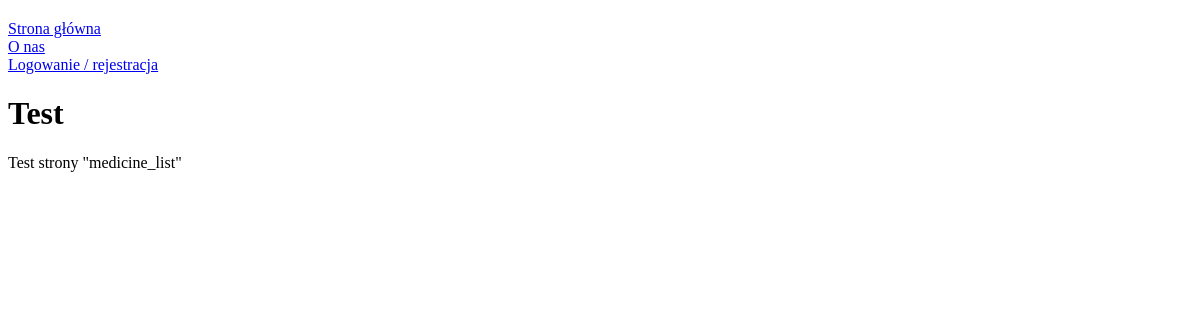
Page /medicine/medicine_list on the earlier database version.
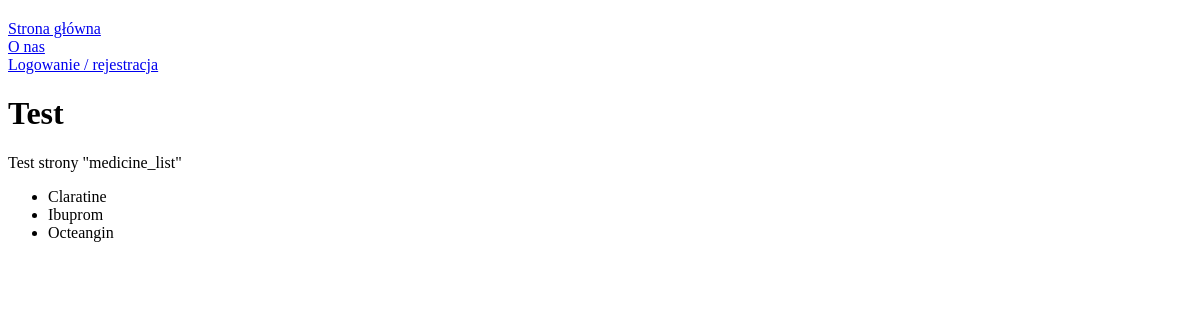
Same page on the later database version.
### medicine/models.py (models this page shows, shortened)
class Medicine(models.Model):
    name = models.CharField(max_length=150, unique=True, help_text="Nazwa leku")
    description = models.CharField(max_length=200, help_text="Opis leku", null=True)
    needs_rx = models.BooleanField(help_text="Lek na receptę")  # czy na recepte
    stock = models.IntegerField(help_text="Ilość w magazynie")

### medicine/views.py (the view)
# urls.py: path('medicine_list', MedicineList.as_view(), name="medicine_list"),
class MedicineList(ListView):
    model = Medicine
    context_object_name = 'medicine_list'

### templates/medicine/medicine_list.html
{% extends "base_generic.html" %}
{% block content %}
  <h1>Test</h1>
  <p>
    Test strony "medicine_list"
  </p>
    {% if medicine_list %}
    <ul>
      {% for medicine in medicine_list %}
      <li>
        {{medicine.name}}
      </li>
      {% endfor %}
    </ul>
  {% endif %}
{% endblock %}

### templates/base_generic.html (shortened to what this page needs)
<!DOCTYPE html>
<html lang="pl">
  <head>
    {% load static %}
    <link rel="stylesheet" href="{% static 'css/styles.css' %}" />
  </head>
  <body>
    <div class="container-fluid">
      <div class="row">
        <div class="col-sm-2">
          {% block sidebar %}
            <ul class="sidebar-nav">
              <li><a href="{% url 'index' %}">Strona główna</a></li>
              <li><a href="{% url 'about' %}">O nas</a></li>
              <li><a href="{% url 'account' %}">Logowanie / rejestracja</a></li>
            </ul>
          {% endblock %}
        </div>
        <div class="col-sm-10 ">{% block content %}{% endblock %}</div>
      </div>
    </div>
  </body>
</html>

### static/css/styles.css (style rules this page uses)
.sidebar-nav { margin-top: 20px; padding: 0; list-style: none; }

Differences in the rows shown:
added Medicine: name "Claratine"
added Medicine: name "Ibuprom"
added Medicine: name "Octeangin"
